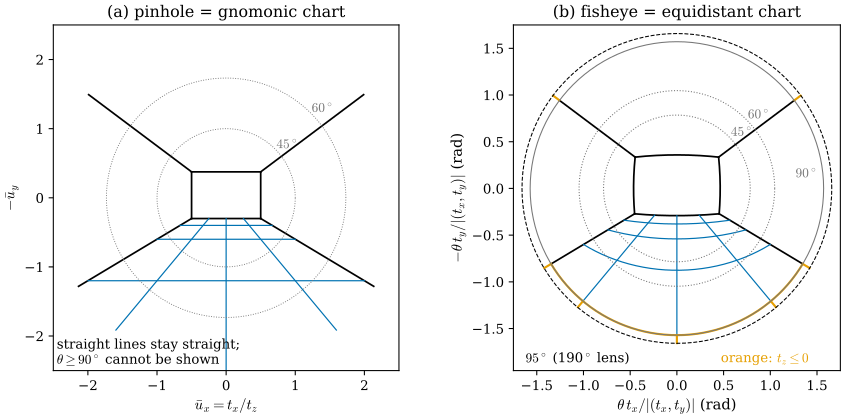

Here is the Python script that generated this plot:
"""Figure 27.1.5: the same room seen through the gnomonic chart (pinhole) and the equidistant chart (fisheye).

Scene in camera coordinates (t_y points down): a box room x in [-2, 2], y in [-1.5, 1.2] (floor y = 1.2,
ceiling y = -1.5), z in [-1.5, 4]; the camera at the origin looks along +z. Drawn: the 12 edges of the room
(black), the floor grid lines x = -1, 0, 1 and z = 0, 1, 2, 3 (blue), and the parts of all lines with t_z <= 0
(on or behind the plane of the camera, orange). The floor line z = 0 lies in the camera plane (theta = 90 deg), so the
equidistant chart draws it exactly on the 90 deg circle.
(a) Gnomonic chart ubar = (t_x/t_z, t_y/t_z), shown for t_z > 0 and |ubar| <= 2.5. Gray circles: theta = 45, 60 deg.
(b) Equidistant chart theta (t_x, t_y)/|(t_x, t_y)| (radius in radians), shown for theta <= 95 deg (a 190 deg lens).
    Gray circles: theta = 45, 60, 90 deg; dashed: 95 deg.
Self-checks: straight 3D lines map to straight image lines under the gnomonic chart (collinearity residual ~ 0);
the equidistant image of a line is not straight; the chart equals the log map of S^2 at e_z.

Run from the project root: ``PYTHONPATH=tools python3 chapters/27-cameras-rays/figures/fig-27-1-5-pinhole-vs-fisheye.py``
"""

import os

os.environ.setdefault("OMP_NUM_THREADS", "4")
os.environ.setdefault("OPENBLAS_NUM_THREADS", "4")

import dgfig

dgfig.setup()

import matplotlib.pyplot as plt
import numpy as np

C = dgfig.COLORS
X0, X1, Y0, Y1, Z0, Z1 = -2.0, 2.0, -1.5, 1.2, -1.5, 4.0
corners = np.array([[x, y, z] for x in (X0, X1) for y in (Y0, Y1) for z in (Z0, Z1)])
edges = []
for i in range(8):
    for j in range(i + 1, 8):
        if np.sum(corners[i] != corners[j]) == 1:
            edges.append((corners[i], corners[j], "edge"))
for xg in (-1.0, 0.0, 1.0):
    edges.append((np.array([xg, Y1, Z0]), np.array([xg, Y1, Z1]), "floor"))
for zg in (0.0, 1.0, 2.0, 3.0):
    edges.append((np.array([X0, Y1, zg]), np.array([X1, Y1, zg]), "floor"))
assert len([e for e in edges if e[2] == "edge"]) == 12


def gnomonic(P):
    return P[:, :2] / P[:, 2:3]


def equidistant(P):
    rxy = np.hypot(P[:, 0], P[:, 1])
    th = np.arctan2(rxy, P[:, 2])
    return th[:, None] * P[:, :2] / rxy[:, None], th


def cross2(a, b):
    return a[..., 0] * b[..., 1] - a[..., 1] * b[..., 0]


# self-check: gnomonic images of lines are straight, equidistant are not (floor line z = 2)
L = np.linspace(0, 1, 50)[:, None] * (np.array([X1, Y1, 2.0]) - np.array([X0, Y1, 2.0])) + np.array([X0, Y1, 2.0])
g = gnomonic(L)
assert np.abs(cross2(g[-1] - g[0], g - g[0])).max() < 1e-12
e, _ = equidistant(L)
assert np.abs(cross2(e[-1] - e[0], e - e[0])).max() > 0.05
# equidistant = log map at e_z
W = L / np.linalg.norm(L, axis=1, keepdims=True)
thw = np.arccos(W[:, 2])
logv = (thw / np.sin(thw))[:, None] * (W - np.cos(thw)[:, None] * np.array([0, 0, 1.0]))
assert np.allclose(logv[:, :2], e) and np.allclose(logv[:, 2], 0)

fig, (ax, bx) = plt.subplots(1, 2, figsize=(9.4, 4.6))
colors = {"edge": C["main"], "floor": C["tangent"]}
TH_MAX = np.radians(95)
for a, b, kind in edges:
    P = a + np.linspace(0, 1, 800)[:, None] * (b - a)
    front = P[:, 2] > 1e-6
    # (a) gnomonic, only t_z > 0
    uv = np.full((len(P), 2), np.nan)
    uv[front] = gnomonic(P[front])
    far = np.linalg.norm(uv, axis=1) > 2.5
    uv[far] = np.nan
    ax.plot(uv[:, 0], -uv[:, 1], color=colors[kind], lw=1.3 if kind == "edge" else 0.9)
    # (b) equidistant
    q, th = equidistant(P)
    q[th > TH_MAX] = np.nan
    qf, qb = q.copy(), q.copy()
    qf[~front] = np.nan
    qb[front] = np.nan
    bx.plot(qf[:, 0], -qf[:, 1], color=colors[kind], lw=1.3 if kind == "edge" else 0.9)
    bx.plot(qb[:, 0], -qb[:, 1], color=C["accent"], lw=1.6)
ang = np.linspace(0, 2 * np.pi, 361)
for deg in (45, 60):
    rr = np.tan(np.radians(deg))
    ax.plot(rr * np.cos(ang), rr * np.sin(ang), color=C["aux"], lw=0.7, ls=":")
    ax.text(rr * np.cos(0.8) + 0.03, rr * np.sin(0.8), rf"${deg}^\circ$", fontsize=10, color=C["aux"])
for deg, ls in ((45, ":"), (60, ":"), (90, "-"), (95, "--")):
    rr = np.radians(deg)
    bx.plot(rr * np.cos(ang), rr * np.sin(ang), color=C["aux"] if deg != 95 else "k", lw=0.8, ls=ls)
for deg, a_ in ((45, 0.8), (60, 0.8)):
    rr = np.radians(deg)
    bx.text(rr * np.cos(a_) + 0.03, rr * np.sin(a_), rf"${deg}^\circ$", fontsize=10, color=C["aux"])
bx.text(1.27, 0.12, r"$90^\circ$", fontsize=10, color=C["aux"])
bx.text(-1.62, -1.86, r"$95^\circ$ (190$^\circ$ lens)", fontsize=10)
ax.text(-2.45, -2.4, "straight lines stay straight;\n$\\theta\\geq 90^\\circ$ cannot be shown", fontsize=10)
bx.text(0.47, -1.86, r"orange: $t_z\leq 0$", fontsize=10, color=C["accent"])
# the floor line z = 0 is the image of theta = 90 deg
q0, th0 = equidistant(np.array([[0.0, Y1, 0.0]]))
assert abs(th0[0] - np.pi / 2) < 1e-12

for a_, ttl in ((ax, "(a) pinhole = gnomonic chart"), (bx, "(b) fisheye = equidistant chart")):
    a_.set_aspect("equal")
    a_.set_title(ttl, fontsize=12)
ax.set_xlim(-2.5, 2.5)
ax.set_ylim(-2.5, 2.5)
ax.set_xlabel(r"$\bar u_x=t_x/t_z$")
ax.set_ylabel(r"$-\bar u_y$")
bx.set_xlim(-1.75, 1.75)
bx.set_ylim(-1.95, 1.75)
bx.set_xlabel(r"$\theta\,t_x/|(t_x,t_y)|$ (rad)")
bx.set_ylabel(r"$-\theta\,t_y/|(t_x,t_y)|$ (rad)")
fig.tight_layout()
dgfig.save(fig, __file__)
